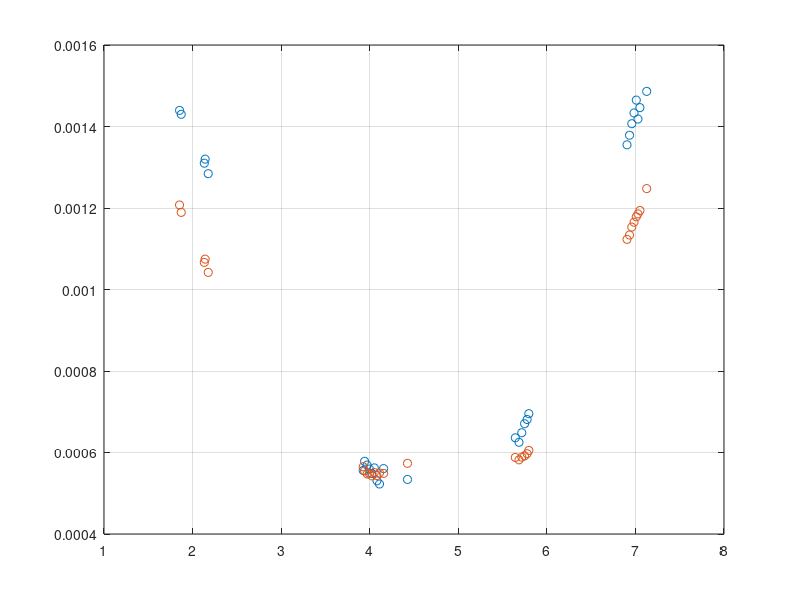

MATLAB code to generate this figure: (Note: this script raises an error after producing the figure.)
close all
%% measurements from LHO - April 11, 2018 single bounce ITMY (?)
%[distance from edge of ISI [in], WX [um], WY [um]
% data = [10.25, 2619.92, 2133.15;
%     10 + 5/8, 2639.72, 2149.09;
%     12, 2568.43, 2083.96;
%     43.75, 1800.01, 1640.22;
%     47.125, 1788.59, 1452.71;
%     62.125 + 31.75, 994.95, 760.50; % dont use
%     62.125 + 34 + 3/8, 978.71, 485.59; % dont use
%     62.125 + 35.5, 936.45, 1117.25]; % dont use
% 

data = [-0.75, 2879.07, 2414.86;
    0, 2859.86, 2378.52;
    10.25, 2619.92, 2133.15;
    10 + 5/8, 2639.72, 2149.09;
    12, 2568.43, 2083.96;
%     43.75, 1800.01, 1640.22;
%     47.125, 1788.59, 1452.71;
    80.875, 1112.01, 1130;
    81.5, 1156.72, 1109.64;
    82.625, 1138.34, 1094.66;
    83.625, 1118.87, 1096.32;
    84.75, 1097.05, 1085.24;
    85.8125, 1124.53, 1102.31;
    87, 1061.07, 1086.64;
    88.125, 1045.31, 1099.34;
    100.562, 533.9*2, 573.5*2; % fitting backwards from PO2
    89.94 ,560.5*2, 548.79*2; % fitting backwards from PO2
    148.5, 1272.11, 1175.81;
    150.125, 1250.18, 1164.03;
    151.375, 1297.03, 1177.37;
    152.625, 1341.32, 1183.41;
    153.75, 1361.92, 1194.04;
    154.5, 1390.59, 1210.05;
    198.142, 2710.2, 2246.11;
    199.267, 2757.12, 2267.24;
    200.267, 2813.74, 2306.42;
    201.267, 2866.35, 2330.37;
    202.267, 2929.56, 2356.73;
    203.017, 2836.75, 2370.95;
    203.892, 2892.64, 2387.72;
    206.892, 2972.45, 2495.21];

edgeToOM1 = 1578E-3;
%SRMtoOM1 = 3.46;
SRMtoOM1 = 3.45;
SRMtoEdge = SRMtoOM1 - edgeToOM1;

data2 = data;
data2(:, 1) = data(:, 1)*25.4E-3 + SRMtoEdge; % distances in m from SRM
data2(:, 2:3) = 0.5*data(:, 2:3)*1E-6; % beam radius in um

figure(100)
plot(data2(:, 1), data2(:, 2), 'o');
hold all
plot(data2(:, 1), data2(:, 3), 'o');
grid on



% % beam measurements from jan 9 2018
% za  = [4.48 4.43 4.38 4.33 2.96 2.91 2.86 1.82 2.52];
% xwa = [952  926  912  891  1860 1920 1946 2881 2267]*1e-6/2;
% ywa = [1034 973  943  915  1745 1813 1871 2979 2252]*1e-6/2;
% % beam measurements from jan 15 2018
% zb  = [3.84 4.00 4.10 4.20 4.30 5.08 5.23 5.34 5.39 5.49 5.54 6.57 7.20 7.25];
% xwb = [1191 1016 964  920  935  1146 1167 1184 1328 1300 1329 1704 2523 2636]*1e-6/2;
% ywb = [949  875  877  880  876  1410 1394 1402 1423 1403 1411 1730 2196 2231]*1e-6/2;
% xdata = ([xwa xwb] + [ywa ywb])/2;
% zdata = [za zb];

% nominal guess of input beam
aNom = [-5, 2E-3]; % [-4, 2.1E-3];
aNom_design = [-3.88, 2.1E-3] % T1200410
% fit the input beam parameters
zdata = data2(:, 1);
xdata = (data2(:, 2) + data2(:, 3))/2;
xdata = data2(:, 2);
ydata = data2(:, 3);
    for kk = 2:2
    %xdata = (data2(:, kk));

    [betax,resnorm,resid,exitflag,output,lambda0,J] = lsqcurvefit(@SRMtoOMCBeamSizeRW, aNom, zdata, xdata);
    betax
    [betay,resnorm,resid,exitflag,output,lambda0,J] = lsqcurvefit(@SRMtoOMCBeamSizeRW, aNom, zdata, ydata);
    betay
    cix = nlparci(betax,resid,'jacobian',J)
    ciy = nlparci(betay,resid,'jacobian',J)
    figure(99)
    z = 0:0.01:8;
    %plot(z, SRMtoOMCBeamSizeRW_design(aNom,z),'k','LineWidth',3); hold all
    plot(z, SRMtoOMCBeamSizeRW_design(aNom_design,z),'k','LineWidth',3); hold all
    plot(z, SRMtoOMCBeamSizeRW(betax,z),'LineWidth',3); hold all
    plot(z, SRMtoOMCBeamSizeRW(betay,z),'LineWidth',3); hold all

    %plot(z, SRMtoOMCBeamSizeRW(ci(:,1),z));
    %plot(z, SRMtoOMCBeamSizeRW(ci(:,2),z));
    %plot(z, SRMtoOMCBeamSizeRW([ci(1,1), ci(2,2)],z));
    %plot(z, SRMtoOMCBeamSizeRW([ci(1,2), ci(2,1)],z));

    grid on
    hold all
    plot(zdata, xdata, 'bo')
    hold all
    plot(zdata, ydata, 'ro')
    xlabel('Distance from SRM [m]', 'FontSize',16)
    ylabel('Beam size [m]', 'FontSize',16)
    legend('design (T1200410)', 'x best fit','y best fit', 'x measurements','y measurements')
    % plot(zdata, [xwa xwb], 'o')
    % plot(zdata, [ywa ywb], 'o')
    end